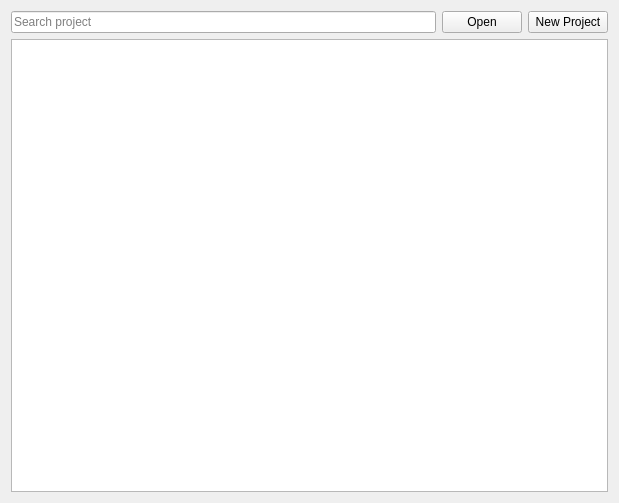
<?xml version="1.0" encoding="UTF-8"?>
<ui version="4.0">
 <class>NoProjectWidget</class>
 <widget class="QWidget" name="NoProjectWidget">
  <property name="geometry">
   <rect>
    <x>0</x>
    <y>0</y>
    <width>619</width>
    <height>503</height>
   </rect>
  </property>
  <property name="windowTitle">
   <string>Form</string>
  </property>
  <layout class="QHBoxLayout" name="horizontalLayout_2">
   <item>
    <layout class="QVBoxLayout" name="verticalLayout">
     <property name="sizeConstraint">
      <enum>QLayout::SetDefaultConstraint</enum>
     </property>
     <item>
      <layout class="QHBoxLayout" name="horizontalLayout">
       <property name="leftMargin">
        <number>0</number>
       </property>
       <property name="topMargin">
        <number>0</number>
       </property>
       <property name="rightMargin">
        <number>0</number>
       </property>
       <property name="bottomMargin">
        <number>0</number>
       </property>
       <item>
        <widget class="QLineEdit" name="m_search_project_edit">
         <property name="inputMask">
          <string/>
         </property>
         <property name="text">
          <string/>
         </property>
         <property name="placeholderText">
          <string>Search project</string>
         </property>
        </widget>
       </item>
       <item>
        <widget class="QPushButton" name="m_open_button">
         <property name="text">
          <string>Open</string>
         </property>
        </widget>
       </item>
       <item>
        <widget class="QPushButton" name="m_new_project_button">
         <property name="text">
          <string>New Project</string>
         </property>
        </widget>
       </item>
      </layout>
     </item>
     <item>
      <widget class="QListView" name="m_projects_list_view"/>
     </item>
    </layout>
   </item>
  </layout>
 </widget>
 <resources/>
 <connections/>
</ui>
